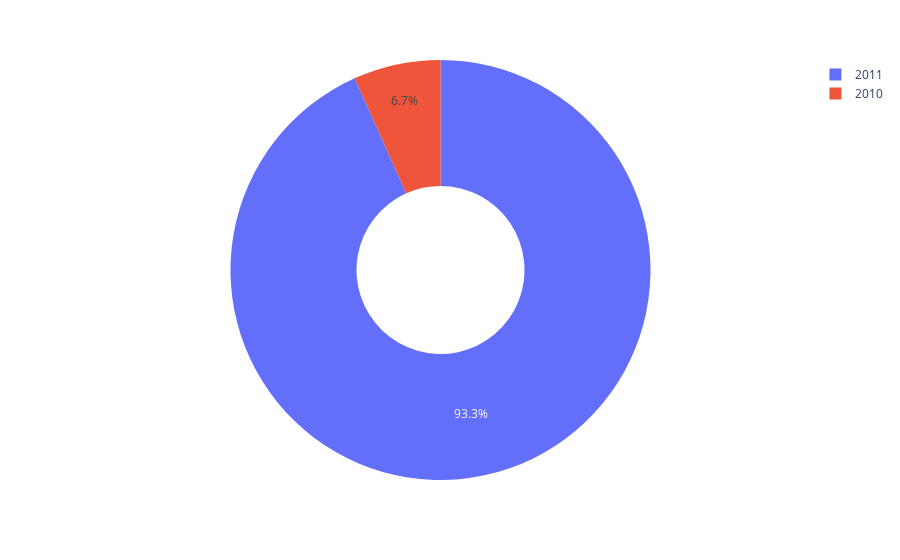

The notebook cell saved with this chart:
### Code cell
no_customer = df2.groupby('InvoiceYear')['CustomerID'].sum()
nfig = px.pie(
    no_customer,
    values=no_customer.values,
    names=no_customer.index,
    labels={year: f"Year {year}" for year in no_customer.index},
    hole=0.4
    
)
nfig

### Figure 1 — Plotly figure (JSON) as saved in the notebook; plotly's stock layout.template omitted (floating-point values rounded to 4 significant figures)
{"data": [{"domain": {"x": [0, 1], "y": [0, 1]}, "hole": 0.4, "hovertemplate": "InvoiceYear=%{label}<br>value=%{value}<extra></extra>", "labels": [2010, 2011], "legendgroup": "", "name": "", "showlegend": true, "type": "pie", "values": [416697748, 5802778119]}], "layout": {"legend": {"tracegroupgap": 0}, "margin": {"t": 60}}}
